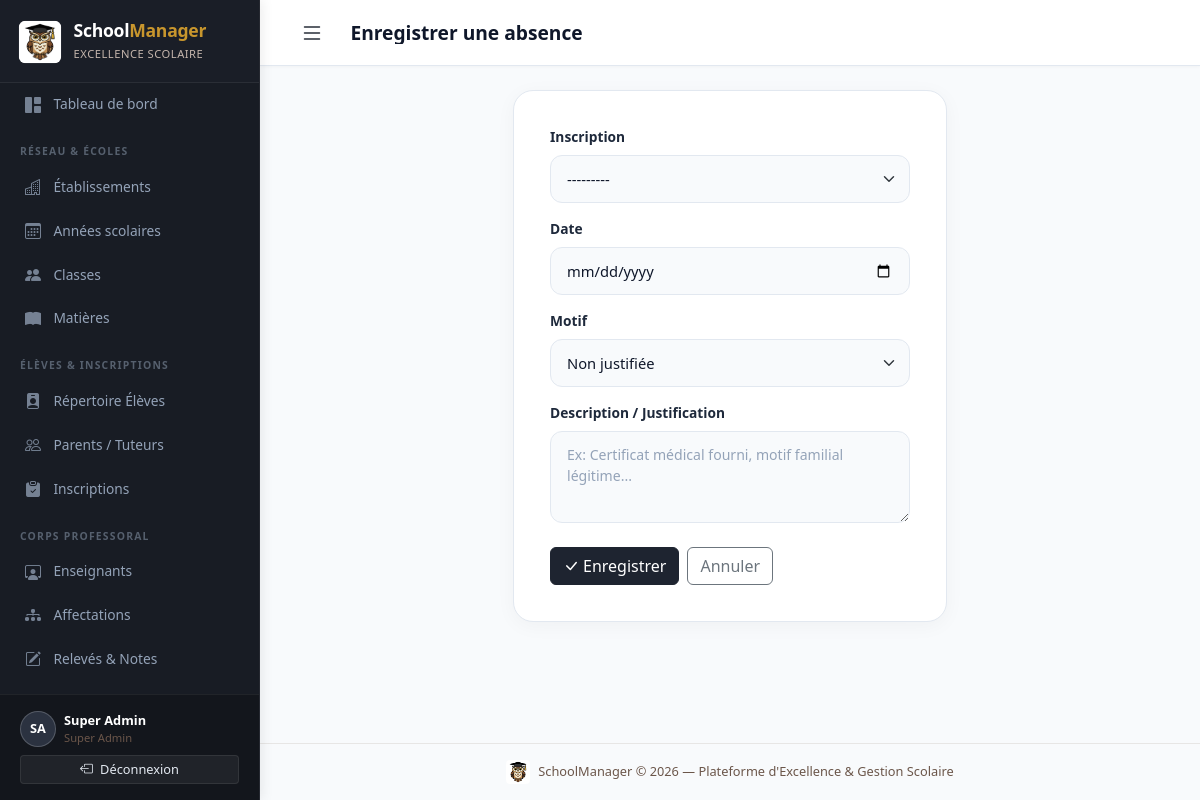
/attendance/absences/enregistrer/ (signed in), run on the app's committed database.
### accounts/models.py (models this page shows, shortened)
class CustomUser(AbstractUser):
    ROLE_ADMIN = 'admin'
    ROLE_DIRECTION = 'direction'
    ROLE_ENSEIGNANT = 'enseignant'
    ROLE_PAIEMENT = 'paiement'
    ROLE_CHOICES = [
        (ROLE_ADMIN, 'Administrateur'),
        (ROLE_DIRECTION, 'Personnel de direction'),
        (ROLE_ENSEIGNANT, 'Enseignant'),
        (ROLE_PAIEMENT, 'Personnel paiement'),
    ]
    role = models.CharField(
        max_length=20,
        choices=ROLE_CHOICES,
        default=ROLE_DIRECTION,
        verbose_name='Rôle',
    )
    etablissement = models.ForeignKey(
        'school.Etablissement',
        on_delete=models.SET_NULL,
        null=True,
        blank=True,
        related_name='utilisateurs',
        verbose_name='Établissement rattaché',
        help_text="Établissement unique auquel est affecté ce compte (notamment pour le personnel de direction)."
    )
    telephone = models.CharField(max_length=20, blank=True, verbose_name='Téléphone')
    class Meta:
        verbose_name = 'Utilisateur'
        verbose_name_plural = 'Utilisateurs'
    @property
    def is_super_admin(self):
        return self.is_superuser or self.role == self.ROLE_ADMIN
    @property
    def is_enseignant(self):
        return self.role == self.ROLE_ENSEIGNANT
    @property
    def is_paiement(self):
        return self.role == self.ROLE_PAIEMENT

### attendance_payments/views.py (the view, shortened to what this page needs)
# urls.py: path('absences/enregistrer/', views.absence_create, name='absence_create'),
@login_required
@enseignant_required
def absence_create(request):
    form = AbsenceForm(request.POST or None)
    return render(request, 'attendance_payments/absence_form.html', {'form': form, 'title': 'Enregistrer une absence'})

### attendance_payments/forms.py
class AbsenceForm(forms.ModelForm):
    class Meta:
        model = Absence
        fields = ['inscription', 'date', 'motif', 'description']
        widgets = {
            'inscription': forms.Select(attrs={'class': 'form-select'}),
            'date': forms.DateInput(attrs={'class': 'form-control', 'type': 'date'}),
            'motif': forms.Select(attrs={'class': 'form-select'}),
            'description': forms.Textarea(attrs={'class': 'form-control', 'rows': 3, 'placeholder': 'Ex: Certificat médical fourni, motif familial légitime...'}),
        }

### school/models.py (called while the page is built)
    def __str__(self):
        return f"{self.nom} — {self.get_niveau_display()} ({self.annee_scolaire.libelle})"

### students/models.py (called while the page is built)
    def __str__(self):
        return f"{self.nom} {self.prenom} ({self.matricule})"

    def __str__(self):
        return f"{self.eleve} — {self.classe} ({self.annee_scolaire.libelle})"

### templates/attendance_payments/absence_form.html (shortened to what this page needs)
{% extends 'base.html' %}
{% block page_title %}{{ title }}{% endblock %}
{% block content %}
<div class="row justify-content-center">
  <div class="col-lg-6">
    <div class="form-card">
      <form method="post" novalidate>
        {% for field in form %}
        <div class="mb-3">
          <label for="{{ field.id_for_label }}" class="form-label">{{ field.label }}</label>
          {{ field }}
        </div>
        {% endfor %}
        <div class="d-flex gap-2 mt-4">
          <button type="submit" class="btn btn-primary"><i class="bi bi-check-lg me-1"></i>Enregistrer</button>
          <a href="{% url 'attendance_payments:absence_list' %}" class="btn btn-outline-secondary">Annuler</a>
        </div>
      </form>
    </div>
  </div>
</div>
{% endblock %}

### templates/base.html (shortened to what this page needs)
{% load static %}
<!DOCTYPE html>
<html lang="fr">
<head>
  <link href="https://cdn.jsdelivr.net/npm/bootstrap@5.3.3/dist/css/bootstrap.min.css" rel="stylesheet">
  <link href="https://cdn.jsdelivr.net/npm/bootstrap-icons@1.11.3/font/bootstrap-icons.css" rel="stylesheet">
  <link href="{% static 'css/schoolmanager.css' %}" rel="stylesheet">
</head>
<body>
{% if user.is_authenticated %}
<nav id="sidebar">
  <a href="{% url 'dashboard' %}" class="sidebar-brand text-decoration-none" title="Tableau de bord — SchoolManager">
    <img src="{% static 'img/logo.jpg' %}" alt="Logo Hibou SchoolManager" class="sidebar-brand-logo rounded-2">
    <div>
      <h4>School<span>Manager</span></h4>
      <small>Excellence Scolaire</small>
    </div>
  </a>
  <div class="sidebar-nav-scroll">
    <a href="{% url 'dashboard' %}" class="nav-link {% if request.resolver_match.url_name == 'dashboard' %}active{% endif %}">
      <i class="bi bi-grid-1x2-fill"></i> Tableau de bord
    </a>
    {% if user.is_enseignant %}
    <div class="nav-section-title">Espace Pédagogique</div>
    <a href="{% url 'academics:note_list' %}" class="nav-link {% if 'notes' in request.path %}active{% endif %}">
      <i class="bi bi-pencil-square"></i> Mes Notes
    </a>
    <a href="{% url 'academics:affectation_list' %}" class="nav-link {% if 'affectations' in request.path %}active{% endif %}">
      <i class="bi bi-diagram-3-fill"></i> Mes Affectations
    </a>
    <div class="nav-section-title">Mes Classes &amp; Élèves</div>
    <a href="{% url 'school:classe_list' %}" class="nav-link {% if 'classes' in request.path %}active{% endif %}">
      <i class="bi bi-people-fill"></i> Classes
    </a>
    <a href="{% url 'school:matiere_list' %}" class="nav-link {% if 'matieres' in request.path %}active{% endif %}">
      <i class="bi bi-book-fill"></i> Matières
    </a>
    <a href="{% url 'students:eleve_list' %}" class="nav-link {% if '/students/' in request.path and 'parents' not in request.path and 'inscriptions' not in request.path %}active{% endif %}">
      <i class="bi bi-person-badge-fill"></i> Élèves
    </a>
    <div class="nav-section-title">Suivi des Présences</div>
    <a href="{% url 'attendance_payments:absence_list' %}" class="nav-link {% if 'absences' in request.path %}active{% endif %}">
      <i class="bi bi-calendar-x-fill"></i> Saisie des Absences
    </a>
    {% elif user.is_super_admin %}
    <div class="nav-section-title">Réseau &amp; Écoles</div>
    <a href="{% url 'school:etablissement_list' %}" class="nav-link {% if 'etablissement' in request.path %}active{% endif %}">
      <i class="bi bi-buildings"></i> Établissements
    </a>
    <a href="{% url 'school:annee_list' %}" class="nav-link {% if 'annees' in request.path %}active{% endif %}">
      <i class="bi bi-calendar3"></i> Années scolaires
    </a>
    <a href="{% url 'school:classe_list' %}" class="nav-link {% if 'classes' in request.path %}active{% endif %}">
      <i class="bi bi-people-fill"></i> Classes
    </a>
    <a href="{% url 'school:matiere_list' %}" class="nav-link {% if 'matieres' in request.path %}active{% endif %}">
      <i class="bi bi-book-fill"></i> Matières
    </a>
    <div class="nav-section-title">Élèves &amp; Inscriptions</div>
    <a href="{% url 'students:eleve_list' %}" class="nav-link {% if '/students/' in request.path and 'parents' not in request.path and 'inscriptions' not in request.path %}active{% endif %}">
      <i class="bi bi-person-badge-fill"></i> Répertoire Élèves
    </a>
    <a href="{% url 'students:parent_list' %}" class="nav-link {% if 'parents' in request.path %}active{% endif %}">
      <i class="bi bi-people"></i> Parents / Tuteurs
    </a>
    <a href="{% url 'students:inscription_list' %}" class="nav-link {% if 'inscriptions' in request.path %}active{% endif %}">
      <i class="bi bi-clipboard-check-fill"></i> Inscriptions
    </a>
    <div class="nav-section-title">Corps Professoral</div>
    <a href="{% url 'academics:enseignant_list' %}" class="nav-link {% if 'enseignants' in request.path %}active{% endif %}">
      <i class="bi bi-person-workspace"></i> Enseignants
    </a>
    <a href="{% url 'academics:affectation_list' %}" class="nav-link {% if 'affectations' in request.path %}active{% endif %}">
      <i class="bi bi-diagram-3-fill"></i> Affectations
    </a>
    <a href="{% url 'academics:note_list' %}" class="nav-link {% if 'notes' in request.path %}active{% endif %}">
      <i class="bi bi-pencil-square"></i> Relevés &amp; Notes
    </a>
    <div class="nav-section-title">Suivi &amp; Comptabilité</div>
    {% endif %}
  </div>
  <div class="sidebar-footer">
    <div class="d-flex align-items-center gap-2 mb-2">
      <div class="avatar-initiales">{{ user.first_name|first|upper }}{{ user.last_name|first|upper }}</div>
      <div class="overflow-hidden">
        <div class="text-truncate text-white" style="font-size:0.8rem;font-weight:600;">{{ user.get_full_name|default:user.username }}</div>
        <div style="color:var(--secondary);font-size:0.7rem;">
          {% if user.is_super_admin %}Super Admin
          {% elif user.is_direction %}Direction &bull; {{ user.etablissement.nom|default:'Établissement' }}
          {% else %}{{ user.get_role_display }}{% endif %}
        </div>
      </div>
    </div>
    <form method="post" action="{% url 'accounts:logout' %}">
      <button type="submit" class="btn btn-sm w-100 btn-logout">
        <i class="bi bi-box-arrow-left me-1"></i> Déconnexion
      </button>
    </form>
  </div>
</nav>
{% endif %}
<div id="main-content" {% if not user.is_authenticated %}style="margin-left:0"{% endif %}>
  {% if user.is_authenticated %}
  <header class="topbar">
    <div class="topbar-left">
      <button class="btn btn-sm d-md-none" id="sidebarToggle" style="background:transparent;border:none;" aria-label="Ouvrir le menu">
        <i class="bi bi-list fs-4" style="color:var(--primary)"></i>
      </button>
      <h1 class="page-title">{% block page_title %}{% endblock %}</h1>
    </div>
  </header>
  {% endif %}
  <main class="{% if user.is_authenticated %}p-4 flex-grow-1{% endif %}">
    {% block content %}{% endblock %}
  </main>
  {% if user.is_authenticated %}
  <footer class="text-center py-3" style="font-size:0.8rem;color:var(--secondary);border-top:1px solid rgba(110,84,70,0.12);">
    <div class="d-flex align-items-center justify-content-center gap-2">
      <img src="{% static 'img/logo.jpg' %}" alt="Logo Hibou SchoolManager" style="width:24px;height:24px;border-radius:4px;" class="shadow-xs" loading="lazy">
      <span>SchoolManager &copy; {% now "Y" %} — Plateforme d'Excellence &amp; Gestion Scolaire</span>
    </div>
  </footer>
  {% endif %}
</div>
</body>
</html>

### data on the page
CustomUser: first_name|first "S", last_name|first "A", get_full_name "Super Admin"

### other printed values
{{ title }} "Enregistrer une absence"
{{ field.label }} "Inscription" "Date" "Motif" "Description / Justification"
